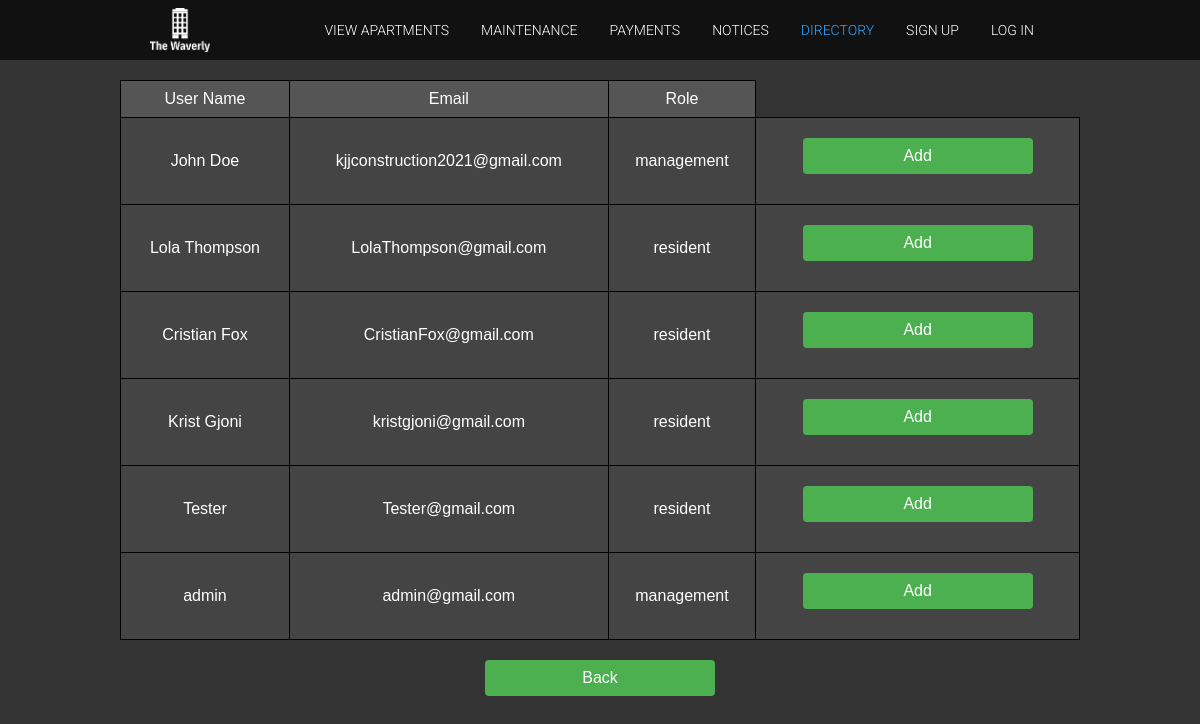
Page /phpproject01/add_directory.php on the committed database.
### tables this page shows
CREATE TABLE `users` (
  `usersId` int(11) NOT NULL,
  `usersName` varchar(128) NOT NULL,
  `usersEmail` varchar(128) NOT NULL,
  `usersUid` varchar(128) NOT NULL,
  `usersPwd` varchar(128) NOT NULL,
  `role` enum('resident','management') NOT NULL DEFAULT 'resident',
  `user_apartment_id` int(11) DEFAULT NULL
);

### phpproject01/add_directory.php (the view, shortened to what this page needs)
<?php
include 'includes/dbh.inc.php';
include_once 'header.php';
include_once 'footer.php';
$query = "SELECT u.usersId, u.usersName, u.usersEmail, u.role FROM Users u LEFT JOIN directory d ON u.usersId = d.usersId WHERE d.usersId IS NULL";
$result = mysqli_query($conn, $query);
$users = mysqli_fetch_all($result, MYSQLI_ASSOC);
?>
<!DOCTYPE html>
<html lang="en">
<head>
</head>
<body>
<table>
    <thead>
        <tr>
            <th>User Name</th>
            <th>Email</th>
            <th>Role</th>
        </tr>
    </thead>
    <tbody>
        <?php foreach ($users as $users): ?>
        <tr>
            <td><?php echo $users['usersName']; ?></td>
            <td><?php echo $users['usersEmail']; ?></td>
            <td><?php echo $users['role']; ?></td>
	    <td><a href="directory.php?id=<?php echo $users['usersId']; ?>" class="apartment-btn">Add</a></td>
        </tr>
        <?php endforeach; ?>
    </tbody>
</table>
<a href="directory.php" class="apartment-btn">Back</a>
</body>
</html>

### phpproject01/css/style.css (style rules this page uses)
body { background-color: #333333; }

### phpproject01/add_directory.php (style rules this page uses)
body { font-family: Arial, sans-serif; background-color: #333333; }
table { width: 80%; max-width: 1200px; margin: 20px auto; border-collapse: collapse; background-color: #333; }
thead th { padding: 10px; border: 1px solid black; background-color: #555; }
tbody td { padding: 10px; border: 1px solid black; background-color: #444; }
table, thead, tbody, th, td, tr { text-align: center; color: white; }
.apartment-btn { display: block; width: 200px; margin: 10px auto 20px; padding: 10px 15px; text-align: center; background-color: #4CAF50; color: white; border-radius: 4px; text-decoration: none; transition: background-color 0.3s ease; }
thead th, tbody td { vertical-align: middle; }

### rows in the picture
users: usersName "John Doe", usersEmail "kjjconstruction2021@gmail.com", role "management"
users: usersName "Lola Thompson", usersEmail "LolaThompson@gmail.com", role "resident"
users: usersName "Cristian Fox", usersEmail "CristianFox@gmail.com", role "resident"
users: usersName "Krist Gjoni", usersEmail "kristgjoni@gmail.com", role "resident"
users: usersName "Tester", usersEmail "Tester@gmail.com", role "resident"
users: usersName "admin", usersEmail "admin@gmail.com", role "management"
